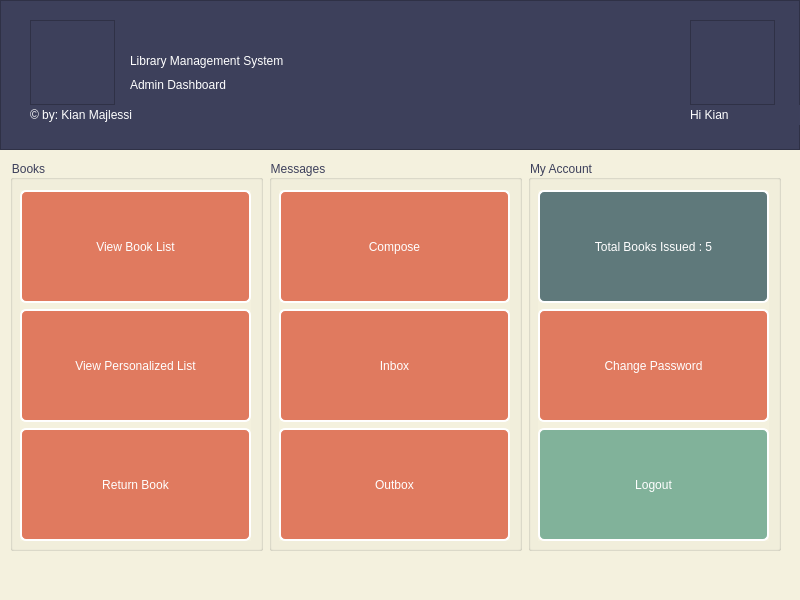
<?xml version="1.0" encoding="UTF-8"?>
<ui version="4.0">
 <class>MainWindow_user</class>
 <widget class="QMainWindow" name="MainWindow_user">
  <property name="geometry">
   <rect>
    <x>0</x>
    <y>0</y>
    <width>800</width>
    <height>600</height>
   </rect>
  </property>
  <property name="windowTitle">
   <string>User Dashboard</string>
  </property>
  <property name="windowIcon">
   <iconset resource="res.qrc">
    <normaloff>:/icons/icons/library.png</normaloff>:/icons/icons/library.png</iconset>
  </property>
  <property name="styleSheet">
   <string notr="true">QWidget
{
	background-color: rgb(244, 241, 222);
	color: rgb(61, 64, 91);
}
QPushButton
{
	font: 10pt &quot;IRANYekan&quot;;
	background-color: rgb(224, 122, 95);
	color: rgb(255, 255, 255);
    border: 2px solid rgb(255, 255, 255);
    border-radius: 6px;
}
QPushButton:hover
{
	background-color: rgb(242, 204, 143);
}
QPushButton#pushButton_logout
{
	background-color: rgb(129, 178, 154);
}
QPushButton:hover#pushButton_logout
{
	background-color: rgb(242, 204, 143);
}
QPushButton#pushButton_totalbissued
{
	background-color: rgb(95, 121, 123);
}
QStatusBar
{
	color: rgb(143, 93, 93);
}</string>
  </property>
  <widget class="QWidget" name="centralwidget">
   <widget class="QFrame" name="frame_top">
    <property name="geometry">
     <rect>
      <x>0</x>
      <y>0</y>
      <width>800</width>
      <height>150</height>
     </rect>
    </property>
    <property name="styleSheet">
     <string notr="true">background-color: rgb(61, 64, 91);
color: rgb(255, 255, 255);</string>
    </property>
    <property name="frameShape">
     <enum>QFrame::StyledPanel</enum>
    </property>
    <property name="frameShadow">
     <enum>QFrame::Raised</enum>
    </property>
    <widget class="QFrame" name="frame">
     <property name="geometry">
      <rect>
       <x>30</x>
       <y>20</y>
       <width>85</width>
       <height>85</height>
      </rect>
     </property>
     <property name="styleSheet">
      <string notr="true">image: url(:/icons/icons/user-dash.png);</string>
     </property>
     <property name="frameShape">
      <enum>QFrame::StyledPanel</enum>
     </property>
     <property name="frameShadow">
      <enum>QFrame::Raised</enum>
     </property>
    </widget>
    <widget class="QFrame" name="frame_2">
     <property name="geometry">
      <rect>
       <x>690</x>
       <y>20</y>
       <width>85</width>
       <height>85</height>
      </rect>
     </property>
     <property name="frameShape">
      <enum>QFrame::StyledPanel</enum>
     </property>
     <property name="frameShadow">
      <enum>QFrame::Raised</enum>
     </property>
    </widget>
    <widget class="QLabel" name="label_copyright">
     <property name="geometry">
      <rect>
       <x>30</x>
       <y>105</y>
       <width>151</width>
       <height>20</height>
      </rect>
     </property>
     <property name="styleSheet">
      <string notr="true">font: 25 7pt &quot;IRANYekan Light&quot;;</string>
     </property>
     <property name="text">
      <string>© by: Kian Majlessi</string>
     </property>
    </widget>
    <widget class="QLabel" name="label_title">
     <property name="geometry">
      <rect>
       <x>130</x>
       <y>45</y>
       <width>451</width>
       <height>31</height>
      </rect>
     </property>
     <property name="styleSheet">
      <string notr="true">font: 75 14pt &quot;IRANYekan&quot;;</string>
     </property>
     <property name="text">
      <string>Library Management System</string>
     </property>
    </widget>
    <widget class="QLabel" name="label">
     <property name="geometry">
      <rect>
       <x>130</x>
       <y>75</y>
       <width>320</width>
       <height>20</height>
      </rect>
     </property>
     <property name="styleSheet">
      <string notr="true">font: 25 10pt &quot;IRANYekan Light&quot;;</string>
     </property>
     <property name="text">
      <string>Admin Dashboard</string>
     </property>
    </widget>
    <widget class="QLabel" name="label_username">
     <property name="geometry">
      <rect>
       <x>690</x>
       <y>105</y>
       <width>191</width>
       <height>20</height>
      </rect>
     </property>
     <property name="styleSheet">
      <string notr="true">font: 25 8pt &quot;IRANYekan Light&quot;;</string>
     </property>
     <property name="text">
      <string>Hi Kian</string>
     </property>
    </widget>
   </widget>
   <widget class="QWidget" name="horizontalLayoutWidget">
    <property name="geometry">
     <rect>
      <x>10</x>
      <y>160</y>
      <width>771</width>
      <height>391</height>
     </rect>
    </property>
    <layout class="QHBoxLayout" name="horizontalLayout">
     <item>
      <widget class="QGroupBox" name="groupBox">
       <property name="title">
        <string>Books</string>
       </property>
       <widget class="QWidget" name="verticalLayoutWidget_3">
        <property name="geometry">
         <rect>
          <x>10</x>
          <y>30</y>
          <width>231</width>
          <height>351</height>
         </rect>
        </property>
        <layout class="QVBoxLayout" name="verticalLayout_3">
         <item>
          <widget class="QPushButton" name="pushButton_viewlist">
           <property name="sizePolicy">
            <sizepolicy hsizetype="Expanding" vsizetype="Expanding">
             <horstretch>0</horstretch>
             <verstretch>0</verstretch>
            </sizepolicy>
           </property>
           <property name="text">
            <string>View Book List</string>
           </property>
          </widget>
         </item>
         <item>
          <widget class="QPushButton" name="pushButton_viewplist">
           <property name="sizePolicy">
            <sizepolicy hsizetype="Expanding" vsizetype="Expanding">
             <horstretch>0</horstretch>
             <verstretch>0</verstretch>
            </sizepolicy>
           </property>
           <property name="text">
            <string>View Personalized List</string>
           </property>
          </widget>
         </item>
         <item>
          <widget class="QPushButton" name="pushButton_returnbook">
           <property name="sizePolicy">
            <sizepolicy hsizetype="Expanding" vsizetype="Expanding">
             <horstretch>0</horstretch>
             <verstretch>0</verstretch>
            </sizepolicy>
           </property>
           <property name="text">
            <string>Return Book</string>
           </property>
          </widget>
         </item>
        </layout>
       </widget>
      </widget>
     </item>
     <item>
      <widget class="QGroupBox" name="groupBox_2">
       <property name="title">
        <string>Messages</string>
       </property>
       <widget class="QWidget" name="verticalLayoutWidget">
        <property name="geometry">
         <rect>
          <x>10</x>
          <y>30</y>
          <width>231</width>
          <height>351</height>
         </rect>
        </property>
        <layout class="QVBoxLayout" name="verticalLayout">
         <item>
          <widget class="QPushButton" name="pushButton_compose">
           <property name="sizePolicy">
            <sizepolicy hsizetype="Expanding" vsizetype="Expanding">
             <horstretch>0</horstretch>
             <verstretch>0</verstretch>
            </sizepolicy>
           </property>
           <property name="text">
            <string>Compose</string>
           </property>
          </widget>
         </item>
         <item>
          <widget class="QPushButton" name="pushButton_inbox">
           <property name="sizePolicy">
            <sizepolicy hsizetype="Expanding" vsizetype="Expanding">
             <horstretch>0</horstretch>
             <verstretch>0</verstretch>
            </sizepolicy>
           </property>
           <property name="text">
            <string>Inbox</string>
           </property>
          </widget>
         </item>
         <item>
          <widget class="QPushButton" name="pushButton_outbox">
           <property name="sizePolicy">
            <sizepolicy hsizetype="Expanding" vsizetype="Expanding">
             <horstretch>0</horstretch>
             <verstretch>0</verstretch>
            </sizepolicy>
           </property>
           <property name="text">
            <string>Outbox</string>
           </property>
          </widget>
         </item>
        </layout>
       </widget>
      </widget>
     </item>
     <item>
      <widget class="QGroupBox" name="groupBox_3">
       <property name="title">
        <string>My Account</string>
       </property>
       <widget class="QWidget" name="verticalLayoutWidget_2">
        <property name="geometry">
         <rect>
          <x>10</x>
          <y>30</y>
          <width>231</width>
          <height>351</height>
         </rect>
        </property>
        <layout class="QVBoxLayout" name="verticalLayout_2">
         <item>
          <widget class="QPushButton" name="pushButton_totalbissued">
           <property name="enabled">
            <bool>false</bool>
           </property>
           <property name="sizePolicy">
            <sizepolicy hsizetype="Expanding" vsizetype="Expanding">
             <horstretch>0</horstretch>
             <verstretch>0</verstretch>
            </sizepolicy>
           </property>
           <property name="text">
            <string>Total Books Issued : 5</string>
           </property>
          </widget>
         </item>
         <item>
          <widget class="QPushButton" name="pushButton_editprofile">
           <property name="sizePolicy">
            <sizepolicy hsizetype="Expanding" vsizetype="Expanding">
             <horstretch>0</horstretch>
             <verstretch>0</verstretch>
            </sizepolicy>
           </property>
           <property name="text">
            <string>Change Password</string>
           </property>
          </widget>
         </item>
         <item>
          <widget class="QPushButton" name="pushButton_logout">
           <property name="sizePolicy">
            <sizepolicy hsizetype="Expanding" vsizetype="Expanding">
             <horstretch>0</horstretch>
             <verstretch>0</verstretch>
            </sizepolicy>
           </property>
           <property name="text">
            <string>Logout</string>
           </property>
          </widget>
         </item>
        </layout>
       </widget>
      </widget>
     </item>
    </layout>
   </widget>
  </widget>
  <widget class="QStatusBar" name="statusbar"/>
 </widget>
 <resources>
  <include location="res.qrc"/>
 </resources>
 <connections/>
</ui>
